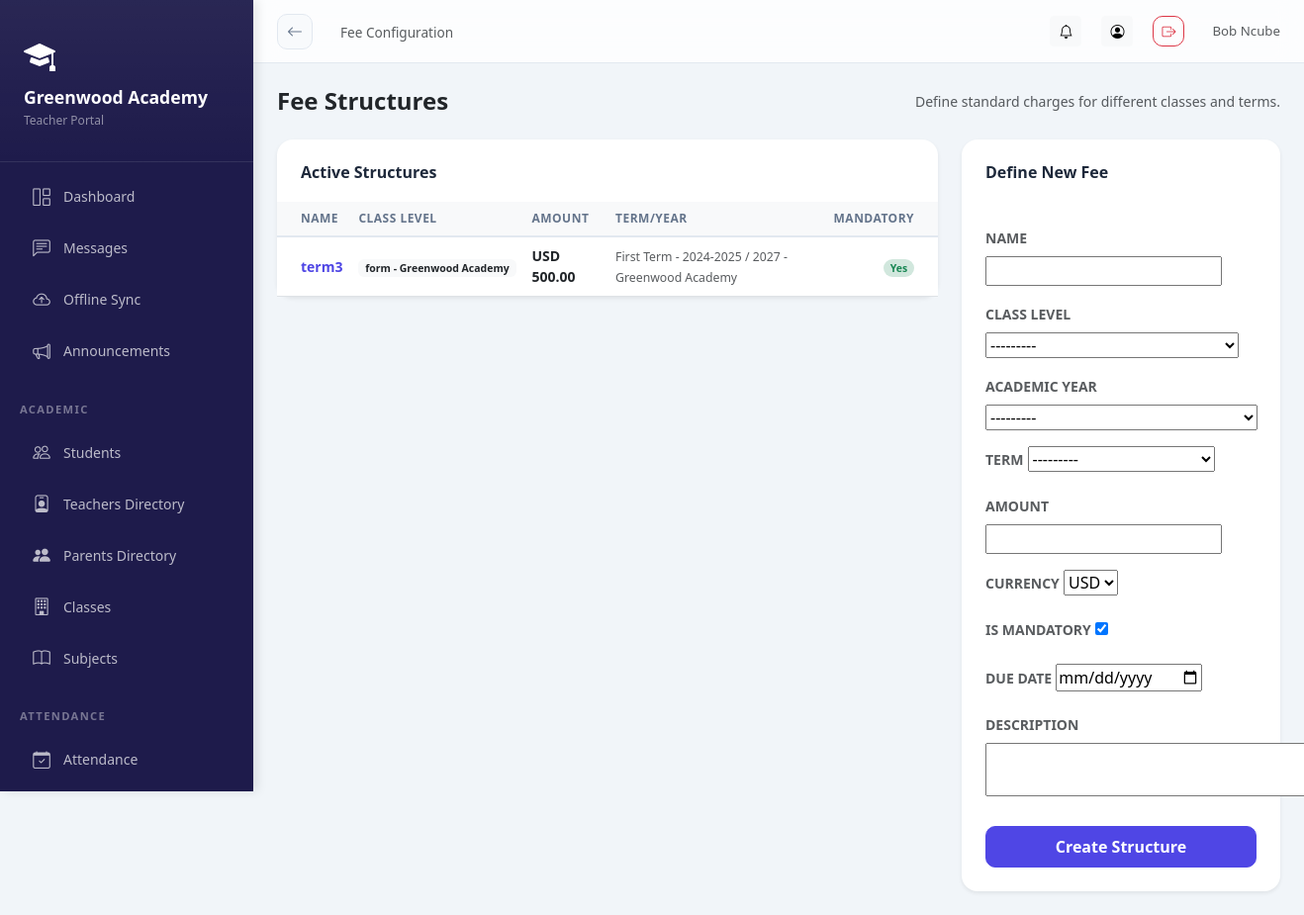
Screenshot of /fees/structures/ (signed in) with the database file from the repository.
### schools/models.py (models this page shows, shortened)
class School(models.Model):
    STATUS_CHOICES = [
        ('pending', 'Pending Approval'),
        ('active', 'Active'),
        ('suspended', 'Suspended'),
        ('rejected', 'Rejected'),
    ]
    name = models.CharField(max_length=200)
    subdomain = models.CharField(max_length=50, unique=True, db_index=True)
    email = models.EmailField()
    phone = models.CharField(max_length=20, blank=True)
    address = models.TextField(blank=True)
    logo = models.ImageField(upload_to='school_logos/', blank=True, null=True)
    theme_color = models.CharField(max_length=7, default='#4F46E5', help_text='Hex color code')
    motto = models.CharField(max_length=200, blank=True)
    status = models.CharField(max_length=20, choices=STATUS_CHOICES, default='pending')
    is_demo = models.BooleanField(default=False)
    created_at = models.DateTimeField(auto_now_add=True)
    updated_at = models.DateTimeField(auto_now=True)
    is_deleted = models.BooleanField(default=False)
    parent_registration_enabled = models.BooleanField(default=True)
    registration_token = models.CharField(max_length=100, unique=True, blank=True, null=True)
    subscription_active = models.BooleanField(default=False)
    subscription_expires = models.DateTimeField(null=True, blank=True)
    class Meta:
        ordering = ['-created_at']

class SchoolUser(SyncBaseModel):
    ROLE_CHOICES = [
        ('headmaster', 'Headmaster'),
        ('admin', 'School Admin'),
        ('teacher', 'Teacher'),
        ('student', 'Student'),
        ('parent', 'Parent'),
    ]
    user = models.ForeignKey(User, on_delete=models.CASCADE, related_name='school_memberships')
    school = models.ForeignKey(School, on_delete=models.CASCADE, related_name='members', db_index=True)
    role = models.CharField(max_length=20, choices=ROLE_CHOICES, db_index=True)
    is_active = models.BooleanField(default=True, db_index=True)
    signature = models.ImageField(upload_to='signatures/', blank=True, null=True)
    class Meta:
        unique_together = ['user', 'school']

### fees/models.py (models this page shows, shortened)
class FeeStructure(models.Model):
    CURRENCY_CHOICES = [('USD', 'USD'), ('ZWL', 'ZWL')]
    school = models.ForeignKey(School, on_delete=models.CASCADE, related_name='fee_structures')
    name = models.CharField(max_length=100)  # e.g. "Tuition Fee", "Dev Levy"
    class_level = models.ForeignKey(ClassLevel, on_delete=models.SET_NULL, null=True, blank=True)
    academic_year = models.ForeignKey(AcademicYear, on_delete=models.CASCADE, related_name='fee_structures')
    term = models.ForeignKey(Term, on_delete=models.SET_NULL, null=True, blank=True)
    amount = models.DecimalField(max_digits=12, decimal_places=2)
    currency = models.CharField(max_length=3, choices=CURRENCY_CHOICES, default='USD')
    is_mandatory = models.BooleanField(default=True)
    due_date = models.DateField(null=True, blank=True)
    description = models.TextField(blank=True)
    created_at = models.DateTimeField(auto_now_add=True)
    objects = TenantManager()
    all_objects = models.Manager()
    class Meta:
        ordering = ['academic_year', 'name']

### academics/models.py (models this page shows)
class ClassLevel(SyncBaseModel):
    school = models.ForeignKey(School, on_delete=models.CASCADE, related_name='class_levels')
    name = models.CharField(max_length=50)  # e.g., "Grade 1", "Class 5"
    order = models.IntegerField(default=0)
    objects = TenantManager()
    all_objects = models.Manager()
    class Meta:
        ordering = ['order', 'name']
    def __str__(self):
        return f"{self.name} - {self.school.name}"

class AcademicYear(SyncBaseModel):
    school = models.ForeignKey(School, on_delete=models.CASCADE, related_name='academic_years')
    name = models.CharField(max_length=50)  # e.g., "2024-2025"
    start_date = models.DateField()
    end_date = models.DateField()
    is_current = models.BooleanField(default=False)
    objects = TenantManager()
    all_objects = models.Manager()
    class Meta:
        ordering = ['-start_date']
    def __str__(self):
        return f"{self.name} - {self.school.name}"

### results/models.py (models this page shows)
class Term(SyncBaseModel):
    TERM_CHOICES = [
        (1, 'First Term'),
        (2, 'Second Term'),
        (3, 'Third Term'),
    ]
    academic_year = models.ForeignKey(AcademicYear, on_delete=models.CASCADE, related_name='terms')
    term_number = models.IntegerField(choices=TERM_CHOICES)
    name = models.CharField(max_length=50)
    start_date = models.DateField()
    end_date = models.DateField()
    is_current = models.BooleanField(default=False)
    class Meta:
        ordering = ['academic_year', 'term_number']
        unique_together = ['academic_year', 'term_number']
    def __str__(self):
        return f"{self.name} - {self.academic_year.name}"

### fees/views.py (the view, shortened to what this page needs)
# urls.py: path('structures/', views.fee_structure_list, name='structure_list'),
@login_required
def fee_structure_list(request):
    school = request.school
    structures = FeeStructure.objects.filter(school=school).select_related('class_level', 'academic_year', 'term')
    form = FeeStructureForm(school=school)
    return render(request, 'fees/fee_structure_list.html', {'structures': structures, 'form': form})

### fees/forms.py
class FeeStructureForm(forms.ModelForm):
    class Meta:
        model = FeeStructure
        fields = ['name', 'class_level', 'academic_year', 'term', 'amount', 'currency', 'is_mandatory', 'due_date', 'description']
        widgets = {
            'due_date': forms.DateInput(attrs={'type': 'date'}),
            'description': forms.Textarea(attrs={'rows': 2}),
        }
    def __init__(self, school=None, *args, **kwargs):
        super().__init__(*args, **kwargs)
        if school:
            self.fields['class_level'].queryset = ClassLevel.objects.filter(school=school)
            self.fields['academic_year'].queryset = AcademicYear.objects.filter(school=school)
            self.fields['term'].queryset = Term.objects.filter(academic_year__school=school)
            self.fields['class_level'].required = False
            self.fields['term'].required = False

### core/models.py (called while the page is built)
    def get_queryset(self):
        queryset = super().get_queryset()
        school = get_current_school()
        if school:
            return queryset.filter(school=school)
        return queryset

### schools/context_processors.py (called while the page is built)
def school_context(request):
    school = getattr(request, 'school', None)
    school_role = ''
    if school and request.user.is_authenticated:
        try:
            su = SchoolUser.objects.get(user=request.user, school=school, is_active=True)
            school_role = su.role
        except SchoolUser.DoesNotExist:
            pass
    return {
        'current_school': school,
        'school_role': school_role,
    }

### templates/fees/fee_structure_list.html (shortened to what this page needs)
{% extends "base_dashboard.html" %}
{% block page_title %}Fee Configuration{% endblock %}
{% block content %}
<div class="d-flex justify-content-between align-items-center mb-4">
    <h4 class="fw-bold mb-0">Fee Structures</h4>
    <p class="text-muted small mb-0">Define standard charges for different classes and terms.</p>
</div>
<div class="row g-4">
  <div class="col-lg-8">
    <div class="card border-0 shadow-sm rounded-4">
      <div class="card-header bg-transparent border-0 pt-4 px-4">
        <h6 class="fw-bold mb-0">Active Structures</h6>
      </div>
      <div class="card-body p-0">
        <div class="table-responsive">
          <table class="table table-hover align-middle mb-0">
            <thead class="table-light"><tr><th class="ps-4">Name</th><th>Class Level</th><th>Amount</th><th>Term/Year</th><th class="pe-4 text-end">Mandatory</th></tr></thead>
            <tbody>
              {% for s in structures %}
              <tr>
                <td class="ps-4 fw-bold text-primary">{{ s.name }}</td>
                <td><span class="badge bg-light text-dark">{{ s.class_level|default:"All Classes" }}</span></td>
                <td><strong>{{ s.currency }} {{ s.amount }}</strong></td>
                <td><small class="text-muted">{{ s.term|default:"Yearly" }} / {{ s.academic_year }}</small></td>
                <td class="pe-4 text-end">{% if s.is_mandatory %}<span class="badge bg-success-subtle text-success rounded-pill">Yes</span>{% else %}<span class="badge bg-secondary-subtle text-secondary rounded-pill">No</span>{% endif %}</td>
              </tr>
              {% empty %}<tr><td colspan="5" class="text-center text-muted py-5">No fee structures defined yet.</td></tr>
              {% endfor %}
            </tbody>
          </table>
        </div>
      </div>
    </div>
  </div>
  <div class="col-lg-4">
    <div class="card border-0 shadow-sm rounded-4">
      <div class="card-header bg-transparent border-0 pt-4 px-4">
        <h6 class="fw-bold mb-0">Define New Fee</h6>
      </div>
      <div class="card-body p-4">
        <form method="post">
          {% for field in form %}
          <div class="mb-3">
            <label class="form-label fw-bold small text-muted text-uppercase">{{ field.label }}</label>
            {{ field }}
          </div>
          {% endfor %}
          <button type="submit" class="btn btn-primary w-100 py-2 fw-bold mt-2">Create Structure</button>
        </form>
      </div>
    </div>
  </div>
</div>
{% endblock %}

### templates/base_dashboard.html (shortened to what this page needs)
<!DOCTYPE html>
<html lang="en">
<head>
<link rel="stylesheet" href="https://cdn.jsdelivr.net/npm/bootstrap@5.3.0/dist/css/bootstrap.min.css">
<link rel="stylesheet" href="https://cdn.jsdelivr.net/npm/bootstrap-icons@1.11.0/font/bootstrap-icons.css">
<link href="https://cdn.jsdelivr.net/npm/tom-select@2.2.2/dist/css/tom-select.bootstrap5.css" rel="stylesheet">
</head>
<body>
<div class="sidebar" id="sidebar">
  <div class="sidebar-brand">
    {% if current_school.logo %}
      <img src="{{ current_school.logo.url }}" alt="{{ current_school.name }}" class="rounded">
  {% else %}
    <i class="bi bi-mortarboard-fill text-white mb-2 d-block" style="font-size: 2rem;"></i>
  {% endif %}
  <h5>{{ current_school.name|default:"AcademiaLink" }}</h5>
  <small>{{ school_role|title }} Portal</small>
  </div>
  <nav class="py-2">
    <a href="{% url 'analytics:dashboard' %}" class="nav-link {% if request.path == '/analytics/dashboard/' %}active{% endif %}">
      <i class="bi bi-grid-1x2"></i> Dashboard
    </a>
    <a href="{% url 'messaging:list' %}" class="nav-link {% if 'messages' in request.path %}active{% endif %}">
      <i class="bi bi-chat-left-text"></i> Messages
    </a>
    <a href="{% url 'offline_sync' %}" class="nav-link {% if request.resolver_match.url_name == 'offline_sync' %}active{% endif %}">
      <i class="bi bi-cloud-arrow-up"></i>
      <span>Offline Sync</span>
    </a>
    <a href="{% url 'notifications:announcements' %}" class="nav-link {% if 'announcements' in request.path %}active{% endif %}">
      <i class="bi bi-megaphone"></i> Announcements
    </a>
    {% if school_role in 'headmaster,teacher' %}
    <div class="nav-section">Academic</div>
    <a href="{% url 'academics:student_list' %}" class="nav-link {% if 'students' in request.path %}active{% endif %}">
      <i class="bi bi-people"></i> Students
    </a>
    {% if school_role in 'headmaster,teacher,admin' %}
    <a href="{% url 'academics:teacher_list' %}" class="nav-link {% if 'teachers' in request.path %}active{% endif %}">
      <i class="bi bi-person-badge"></i> Teachers Directory
    </a>
    <a href="{% url 'academics:parent_list' %}" class="nav-link {% if 'parents' in request.path %}active{% endif %}">
      <i class="bi bi-people-fill"></i> Parents Directory
    </a>
    {% endif %}
    <a href="{% url 'academics:class_section_list' %}" class="nav-link {% if 'sections' in request.path %}active{% endif %}">
      <i class="bi bi-building"></i> Classes
    </a>
    <a href="{% url 'academics:subject_list' %}" class="nav-link {% if 'subjects' in request.path %}active{% endif %}">
      <i class="bi bi-book"></i> Subjects
    </a>
    <div class="nav-section">Attendance</div>
    <a href="{% url 'attendance:home' %}" class="nav-link {% if 'attendance' in request.path %}active{% endif %}">
      <i class="bi bi-calendar-check"></i> Attendance
    </a>
    <div class="nav-section">Results</div>
    {% endif %}
  </nav>
</div>
<div class="main-content">
  <div class="topbar">
    <div class="topbar-left">
      <a href="javascript:history.back()" class="btn-back d-none d-md-flex" id="global-back-btn" title="Go Back">
        <i class="bi bi-arrow-left"></i>
      </a>
      <nav aria-label="breadcrumb" class="d-none d-md-block">
        <span class="text-muted" style="font-size:.85rem;">{% block page_title %}{% endblock %}</span>
      </nav>
    </div>
    <div class="topbar-right">
        <a href="{% url 'notifications:list' %}" class="btn btn-sm btn-light position-relative" title="Notifications">
        <i class="bi bi-bell"></i>
      </a>
      <a href="{% url 'accounts:profile' %}" class="btn btn-sm btn-light" title="Profile">
        <i class="bi bi-person-circle"></i>
      </a>
      <a href="{% url 'accounts:logout' %}" class="btn btn-sm btn-outline-danger" title="Logout">
        <i class="bi bi-box-arrow-right"></i>
      </a>
      <span class="text-muted d-none d-md-inline-block ms-2" style="font-size:.83rem;">
        {{ user.get_full_name|default:user.username }}
      </span>
    </div>
  </div>
  <div class="page-content">
    {% block content %}{% endblock %}
  </div>
</div>
</body>
</html>

### rows the page displays
School: name "Greenwood Academy"
SchoolUser: role "Teacher"
FeeStructure: name "term3", class_level "form - Greenwood Academy", currency "USD", amount "500.00", term "First Term - 2024-2025", academic_year "2027 - Greenwood Academy", is_mandatory "Yes"

### other values shown
{{ user.get_full_name|default:user.username }} "Bob Ncube"
{{ field.label }} "NAME" "CLASS LEVEL" "ACADEMIC YEAR" "TERM" "AMOUNT" "CURRENCY" "IS MANDATORY" "DUE DATE" "DESCRIPTION"
